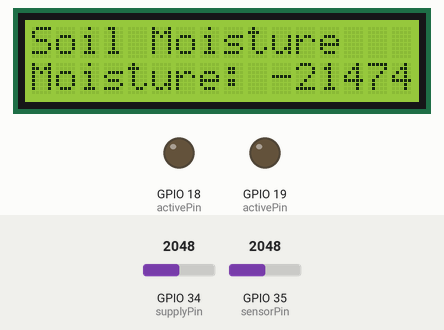
A sketch run on a simulated ESP32. Parts: 16×2 character LCD, output pins drawn as LEDs (lit = HIGH). The test bench sets the inputs (shaded band); at power-on: GPIO 34 (supplyPin) = 2048, GPIO 35 (sensorPin) = 2048. What the sketch prints to the serial monitor is not drawn.

Above: at 1.4 s.
1.5 s: GPIO 34 (supplyPin) set to 2077
At 8.6 s:
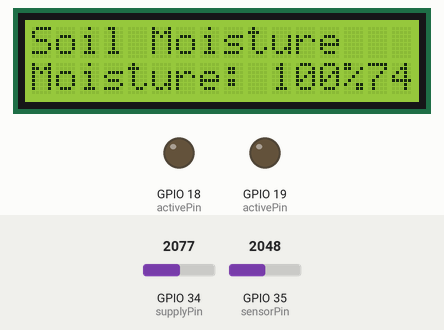
9.4 s: GPIO 35 (sensorPin) set to 2866
At 12.5 s:
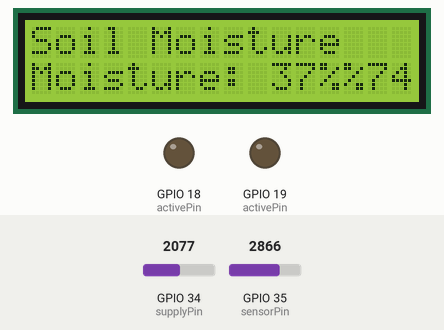
16.4 s: GPIO 34 (supplyPin) set to 2047
At 19.3 s:
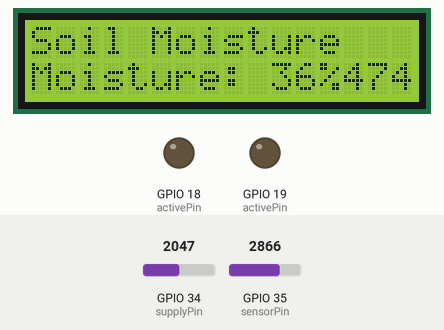
23.1 s: GPIO 35 (sensorPin) set to 3603
At 26.1 s:
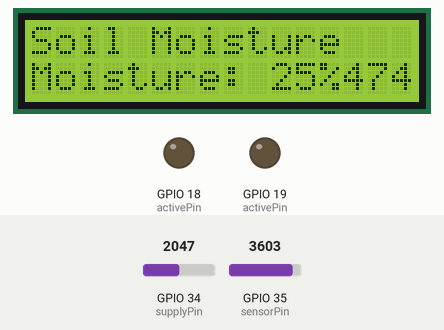
30.3 s: GPIO 35 (sensorPin) set to 2047
33.9 s: GPIO 34 (supplyPin) set to 1228
At 41.2 s:
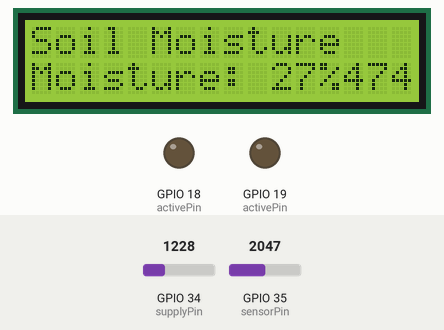
Timing chart, 0 to 42.6 s (numbered marks = the images above; inputs shaded):
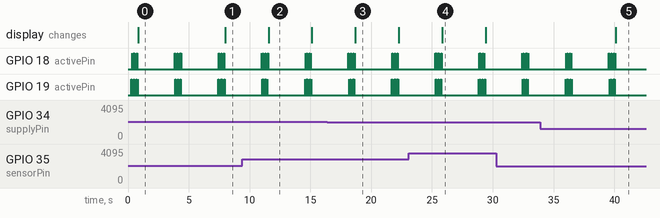

Measured:
- the behaviour switches between 2048 and 2049 on GPIO 34 (supplyPin) (found by bisection; images 0 and 1)
- after the input at 1.5 s, the display: changes after 6.5 s (image 1)
- after the input at 9.4 s, the display: changes after 2.2 s (image 2)
- after the input at 16.4 s, the display: changes after 2.3 s (image 3)
- after the input at 23.1 s, the display: changes after 2.7 s (image 4)
- after the input at 33.9 s, the display: changes after 6.2 s (image 5)

The sketch:

esp32_watermark_sensor_advanced.ino
```cpp
#include <Wire.h>
#include <LiquidCrystal_I2C.h>
#include <WiFi.h>
#include <WebServer.h>
#include <ESPmDNS.h>  // Include mDNS library

// Number of sensor reads for filtering
#define NUM_READS 11

// Structure to store moisture and resistance values
typedef struct {
  int moisture;
  long resistance;
} MoistureData;

// Constants
const long RESISTOR_VALUE = 4700;  // Resistor value in Ohms
int activePin = 18;                // Active pin for current paths
int supplyPin;                     // Pin for supply voltage
int sensorPin;                     // Pin for sensor voltage
int supplyVoltage;                 // Supply voltage value
int sensorVoltage;                 // Sensor voltage value
MoistureData readings[NUM_READS]; // Stores readings for filtering

// LCD initialization (I2C address 0x27 for 16x2 display)
LiquidCrystal_I2C lcd(0x27, 16, 2);

// Create a web server on port 80
WebServer server(80);

// Setup function
void setup() {
  // Initialize serial communication
  Serial.begin(115200);

  // Initialize I2C LCD
  lcd.init();
  lcd.backlight();
  lcd.setCursor(0, 0);
  lcd.print("Soil Moisture");

  // Initialize ESP32 pins
  pinMode(18, OUTPUT);  // Digital pin 18 for path 1
  pinMode(19, OUTPUT);  // Digital pin 19 for path 2
  delay(200);

  // Set up ESP32 as a Wi-Fi Access Point
  WiFi.softAP("SoilMoistureAP", "password"); // Create AP with SSID and password
  Serial.println("Access Point started");
  Serial.print("AP IP address: ");
  Serial.println(WiFi.softAPIP()); // Print the IP address of the AP

  // Set up mDNS
  if (MDNS.begin("soilmoisture")) { // Set hostname
    Serial.println("MDNS responder started");
  }

  // Define the server routes
  server.on("/", handleRoot);
  server.begin();
  Serial.println("HTTP server started");
}

void loop() {
  // Handle client requests
  server.handleClient();

  // Read sensor values and calculate resistance
  for (int i = 0; i < NUM_READS; i++) {
    switchCurrentPath();  // Configure pins for measurement

    // Turn on voltage supply for the sensor
    digitalWrite(activePin, HIGH);
    delay(25);
    supplyVoltage = analogRead(supplyPin);  // Read supply voltage
    sensorVoltage = analogRead(sensorPin);  // Read sensor voltage
    digitalWrite(activePin, LOW);  // Turn off voltage supply
    delay(25);

    // Calculate resistance and moisture percentage
    readings[i].resistance = long(float(RESISTOR_VALUE) * (supplyVoltage - sensorVoltage) / sensorVoltage + 0.5);
    readings[i].moisture = min(int(pow(readings[i].resistance / 331.55, 1.0 / -1.695) * 100 + 0.5), 100);
  }

  // Sort readings to get the median value
  sortReadings();

  // Update LCD with the median moisture value
  lcd.setCursor(0, 1);
  lcd.print("Moisture: ");
  lcd.print(readings[NUM_READS / 2].moisture);
  lcd.print("%");

  // Delay before the next measurement
  delay(3000);
}

// Function to serve the HTML page
void handleRoot() {
  String html = "<!DOCTYPE html><html><head><meta name='viewport' content='width=device-width, initial-scale=1.0'><title>Soil Moisture</title></head><body>";
  html += "<h1>Soil Moisture Sensor</h1>";
  html += "<p>Moisture: " + String(readings[NUM_READS / 2].moisture) + "%</p>";
  html += "<p>Resistance: " + String(readings[NUM_READS / 2].resistance) + " Ohms</p>";
  html += "<p><a href='/'><button>Refresh</button></a></p>";
  html += "</body></html>";
  server.send(200, "text/html", html);
}

// Helper function to switch between pins for current paths
void switchCurrentPath() {
  if (activePin == 18) {
    activePin = 19;
    supplyPin = 34;  // ESP32 analog pin for supply voltage
    sensorPin = 35;  // ESP32 analog pin for sensor voltage
  } else {
    activePin = 18;
    supplyPin = 35;
    sensorPin = 34;
  }
}

// Helper function to sort moisture values using selection sort
void sortReadings() {
  MoistureData temp;
  for (int i = 0; i < NUM_READS - 1; i++) {
    for (int j = i + 1; j < NUM_READS; j++) {
      if (readings[i].moisture > readings[j].moisture) {
        temp = readings[i];
        readings[i] = readings[j];
        readings[j] = temp;
      }
    }
  }
}
```
